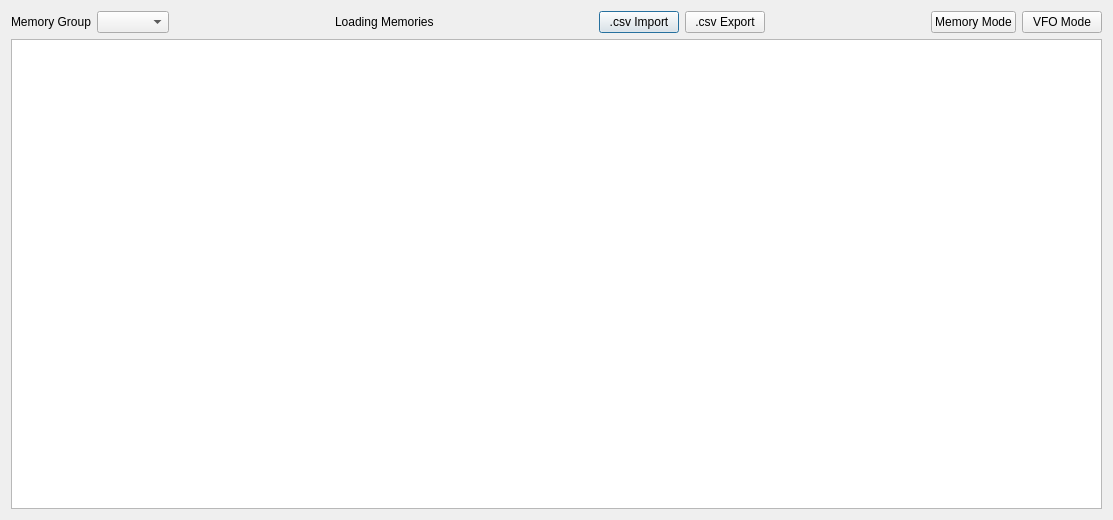
<?xml version="1.0" encoding="UTF-8"?>
<ui version="4.0">
 <class>memories</class>
 <widget class="QDialog" name="memories">
  <property name="geometry">
   <rect>
    <x>0</x>
    <y>0</y>
    <width>1113</width>
    <height>520</height>
   </rect>
  </property>
  <property name="windowTitle">
   <string>Memory Management</string>
  </property>
  <layout class="QGridLayout" name="gridLayout">
   <item row="0" column="0">
    <layout class="QVBoxLayout" name="verticalLayout">
     <property name="sizeConstraint">
      <enum>QLayout::SetMaximumSize</enum>
     </property>
     <item>
      <layout class="QHBoxLayout" name="horizontalLayout">
       <item>
        <widget class="QLabel" name="groupLabel">
         <property name="text">
          <string>Memory Group</string>
         </property>
        </widget>
       </item>
       <item>
        <widget class="QComboBox" name="group"/>
       </item>
       <item>
        <spacer name="horizontalSpacer_3">
         <property name="orientation">
          <enum>Qt::Horizontal</enum>
         </property>
         <property name="sizeHint" stdset="0">
          <size>
           <width>40</width>
           <height>20</height>
          </size>
         </property>
        </spacer>
       </item>
       <item>
        <widget class="QLabel" name="loadingMemories">
         <property name="enabled">
          <bool>true</bool>
         </property>
         <property name="palette">
          <palette>
           <active>
            <colorrole role="WindowText">
             <brush brushstyle="SolidPattern">
              <color alpha="255">
               <red>0</red>
               <green>0</green>
               <blue>0</blue>
              </color>
             </brush>
            </colorrole>
           </active>
           <inactive>
            <colorrole role="WindowText">
             <brush brushstyle="SolidPattern">
              <color alpha="255">
               <red>0</red>
               <green>0</green>
               <blue>0</blue>
              </color>
             </brush>
            </colorrole>
           </inactive>
           <disabled>
            <colorrole role="WindowText">
             <brush brushstyle="SolidPattern">
              <color alpha="255">
               <red>120</red>
               <green>120</green>
               <blue>120</blue>
              </color>
             </brush>
            </colorrole>
           </disabled>
          </palette>
         </property>
         <property name="text">
          <string>Loading Memories</string>
         </property>
        </widget>
       </item>
       <item>
        <spacer name="horizontalSpacer">
         <property name="orientation">
          <enum>Qt::Horizontal</enum>
         </property>
         <property name="sizeHint" stdset="0">
          <size>
           <width>40</width>
           <height>20</height>
          </size>
         </property>
        </spacer>
       </item>
       <item>
        <widget class="QPushButton" name="csvImport">
         <property name="text">
          <string>.csv Import</string>
         </property>
        </widget>
       </item>
       <item>
        <widget class="QPushButton" name="csvExport">
         <property name="text">
          <string>.csv Export</string>
         </property>
        </widget>
       </item>
       <item>
        <spacer name="horizontalSpacer_2">
         <property name="orientation">
          <enum>Qt::Horizontal</enum>
         </property>
         <property name="sizeHint" stdset="0">
          <size>
           <width>40</width>
           <height>20</height>
          </size>
         </property>
        </spacer>
       </item>
       <item>
        <widget class="QPushButton" name="memoryMode">
         <property name="text">
          <string>Memory Mode</string>
         </property>
        </widget>
       </item>
       <item>
        <widget class="QPushButton" name="vfoMode">
         <property name="text">
          <string>VFO Mode</string>
         </property>
        </widget>
       </item>
      </layout>
     </item>
     <item>
      <widget class="tableWidget" name="table">
       <property name="selectionMode">
        <enum>QAbstractItemView::SingleSelection</enum>
       </property>
       <property name="selectionBehavior">
        <enum>QAbstractItemView::SelectItems</enum>
       </property>
       <property name="sortingEnabled">
        <bool>true</bool>
       </property>
       <attribute name="horizontalHeaderDefaultSectionSize">
        <number>39</number>
       </attribute>
       <attribute name="horizontalHeaderStretchLastSection">
        <bool>true</bool>
       </attribute>
       <attribute name="verticalHeaderVisible">
        <bool>false</bool>
       </attribute>
      </widget>
     </item>
    </layout>
   </item>
  </layout>
 </widget>
 <customwidgets>
  <customwidget>
   <class>tableWidget</class>
   <extends>QTableWidget</extends>
   <header location="global">tablewidget.h</header>
  </customwidget>
 </customwidgets>
 <resources/>
 <connections/>
</ui>
